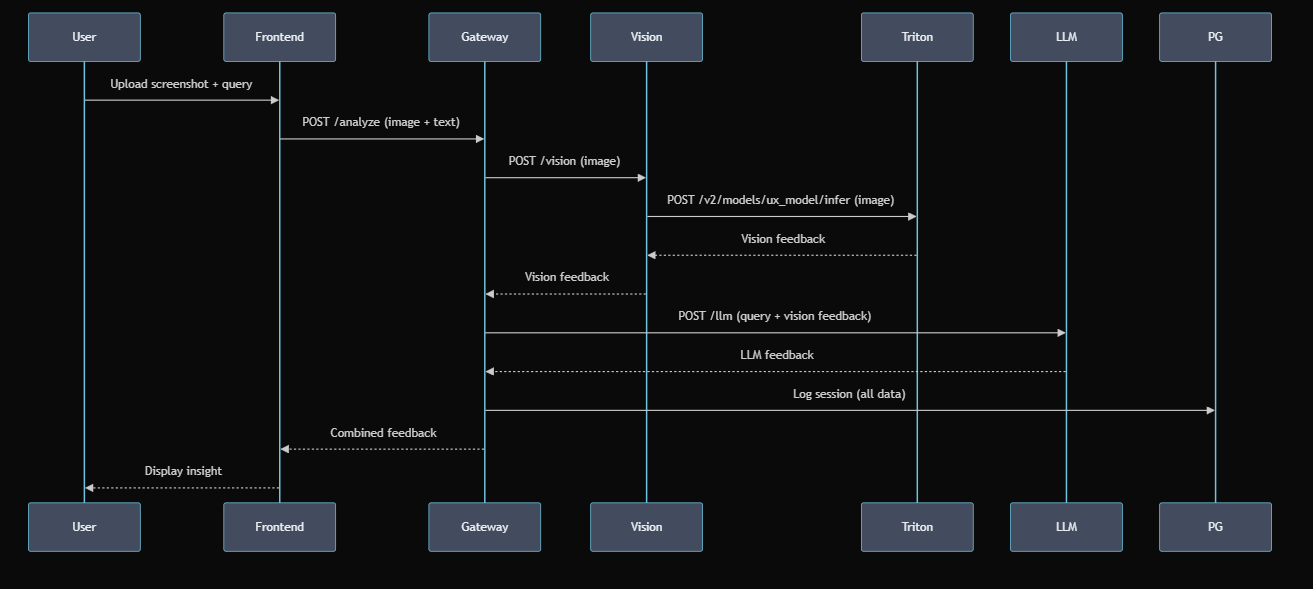
#> input picture backend/workflow.png, 1313 x 589 px
$ python test.py
#> lines starting #> are read from the running program, lines starting #| are printed output that depends on the picture
import requests
import numpy as np
from PIL import Image

# 1. Load and preprocess the image
# Replace 'your_image.png' with your image file path
img = Image.open("workflow.png").convert("RGB")  # Ensure 3 channels (RGB), drop alpha if present
img = img.resize((224, 224))                      # Resize to 224x224 as expected by ResNet-50
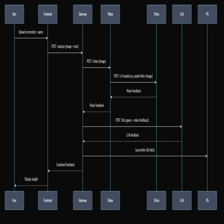
#> img: PIL image 224x224 RGB; mean R, G, B 18.9, 20.6, 22.6
img_np = np.array(img).astype(np.float32)         # Convert to numpy array, shape: (224, 224, 3)

# 2. Transpose to CHW format (channels, height, width)
img_np = img_np.transpose(2, 0, 1)                # Now shape: (3, 224, 224)

# 3. Add batch dimension
img_np = np.expand_dims(img_np, axis=0)           # Now shape: (1, 3, 224, 224)

# 4. (Optional) Normalize the image
# Many ResNet-50 models expect normalization, but the ONNX model you downloaded may work with raw 0-255 values.
# If you get strange results, try uncommenting the following lines:
# mean = np.array([0.485, 0.456, 0.406]).reshape(1, 3, 1, 1)
# std = np.array([0.229, 0.224, 0.225]).reshape(1, 3, 1, 1)
# img_np = img_np / 255.0
# img_np = (img_np - mean) / std

# 5. Prepare the Triton inference request
data = {
    "inputs": [
        {
            "name": "data",  # Must match the input name in config.pbtxt
            "shape": list(img_np.shape),  # [1, 3, 224, 224]
            "datatype": "FP32",
            "data": img_np.flatten().tolist()
        }
    ]
}

# 6. Send the request to Triton
#> (the run stopped early here; a loop or call above may not have finished)
